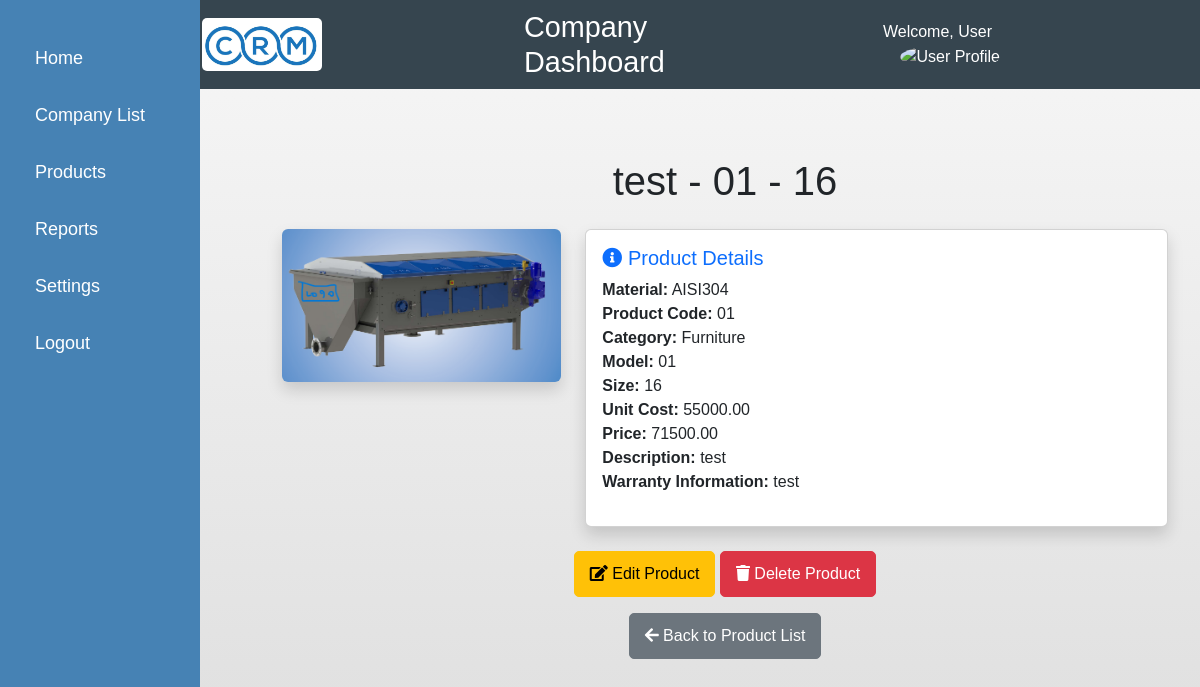
The page /products/1/ on the database as committed earlier.
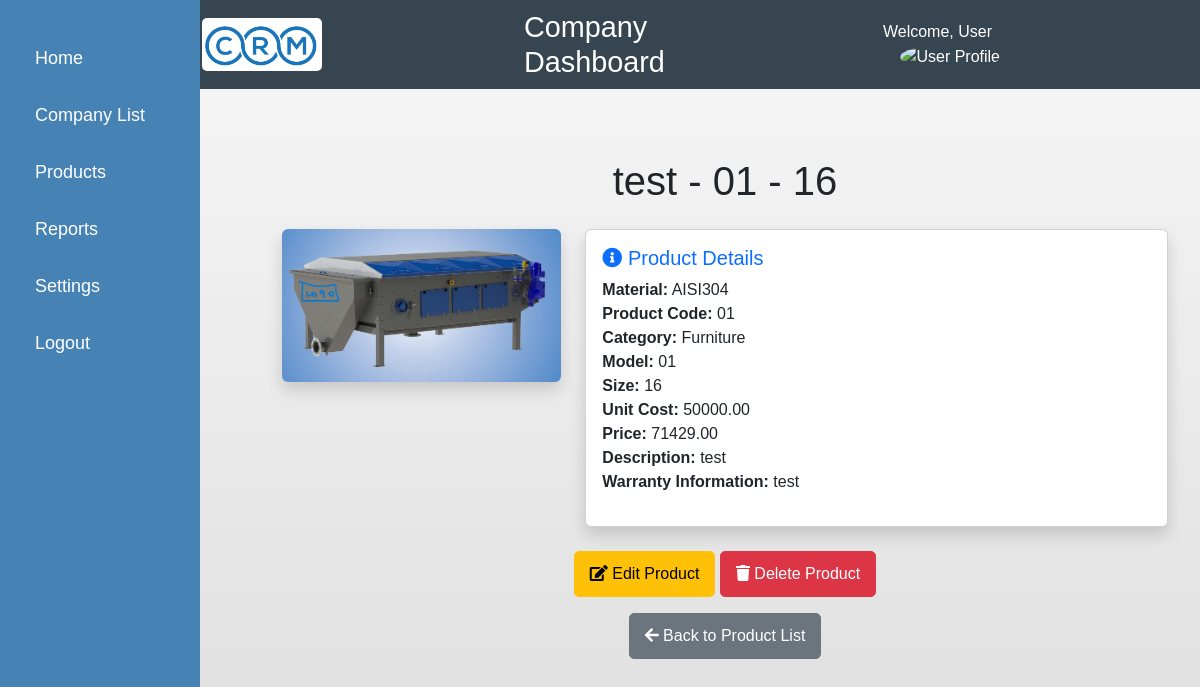
The same page on the database as committed later.
### products/models.py (models this page shows, shortened)
class Product(models.Model):
    name = models.CharField(max_length=200)
    product_code = models.CharField(max_length=100, unique=True)
    category = models.ForeignKey(Category, on_delete=models.CASCADE)
    model = models.CharField(max_length=100)
    size = models.CharField(max_length=50)
    unit_cost = models.DecimalField(max_digits=10, decimal_places=2)
    margin = models.DecimalField(max_digits=5, decimal_places=2, default=30)  # Default margin is 30%
    price = models.DecimalField(max_digits=10, decimal_places=2, blank=True, null=True)
    images = models.ImageField(upload_to='products/', blank=True, null=True)
    technical_specification = models.FileField(upload_to='product_specs/', blank=True, null=True)
    material = models.CharField(max_length=200)
    description = models.TextField()
    warranty_information = models.TextField()

class Category(models.Model):
    name = models.CharField(max_length=100)

### products/views.py (the view)
# urls.py: path('<int:pk>/', views.product_detail, name='product_detail'),
def product_detail(request, pk):
    product = get_object_or_404(Product, pk=pk)
    return render(request, 'products/product_detail.html', {'product': product})

### products/templates/products/product_detail.html (shortened to what this page needs)
{% extends 'base.html' %}
{% load static %}
{% block content %}
<div class="container my-5">
    <h1 class="text-center mb-4">{{ product.name }} - {{ product.model }} - {{ product.size }}</h1>
    <div class="row">
        <div class="col-md-4 text-center mb-4">
            {% if product.images %}
                <img src="{{ product.images.url }}" alt="{{ product.name }}" class="img-fluid rounded shadow" style="max-height: 250px; object-fit: cover;">
            {% else %}
                <img src="{% static 'images/default_product.png' %}" alt="Default Product Image" class="img-fluid rounded shadow" style="max-height: 250px; object-fit: cover;">
            {% endif %}
        </div>
        <div class="col-md-8">
            <div class="card shadow">
                <div class="card-body">
                    <h5 class="card-title text-primary"><i class="fas fa-info-circle"></i> Product Details</h5>
                    <ul class="list-unstyled">
                        <li><strong>Material:</strong> {{ product.material }}</li>
                        <li><strong>Product Code:</strong> {{ product.product_code }}</li>
                        <li><strong>Category:</strong> {{ product.category.name }}</li>
                        <li><strong>Model:</strong> {{ product.model }}</li>
                        <li><strong>Size:</strong> {{ product.size }}</li>
                        <li><strong>Unit Cost:</strong> {{ product.unit_cost }}</li>
                        <li><strong>Price:</strong> {{ product.price }}</li>
                        <li><strong>Description:</strong> {{ product.description }}</li>
                        <li><strong>Warranty Information:</strong> {{ product.warranty_information }}</li>
                    </ul>
                </div>
            </div>
        </div>
    </div>
    <div class="mt-4 text-center">
        <a href="{% url 'products:product_edit' product.pk %}" class="btn btn-warning">
            <i class="fas fa-edit"></i> Edit Product
        </a>
        <a href="{% url 'products:product_delete' product.id %}" class="btn btn-danger">
            <i class="fas fa-trash"></i> Delete Product
        </a>
    </div>
    <div class="text-center mt-3">
        <a href="{% url 'products:product_list' %}" class="btn btn-secondary">
            <i class="fas fa-arrow-left"></i> Back to Product List
        </a>
    </div>
</div>
{% endblock %}

Rows that differ between the two databases and show on the page:
changed Product "test": unit_cost "55000.00" → "50000.00"; price "71500.00" → "71429.00"
